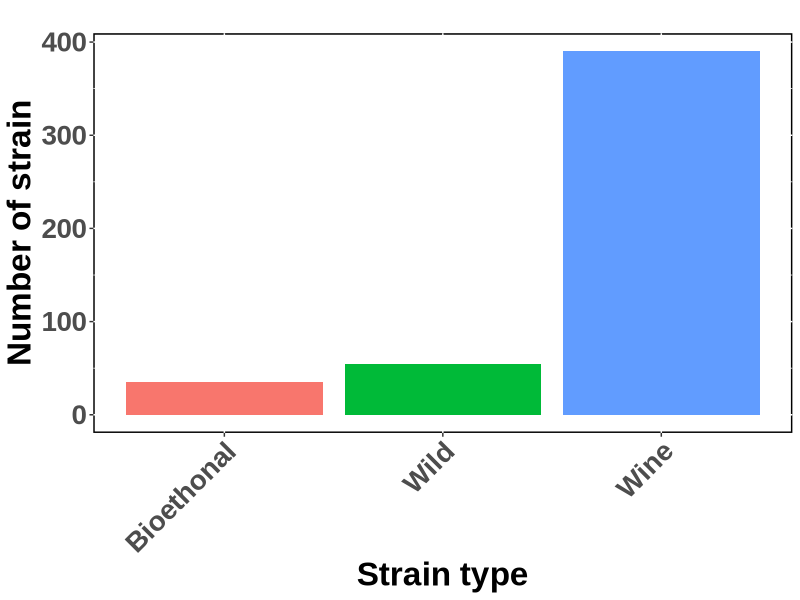
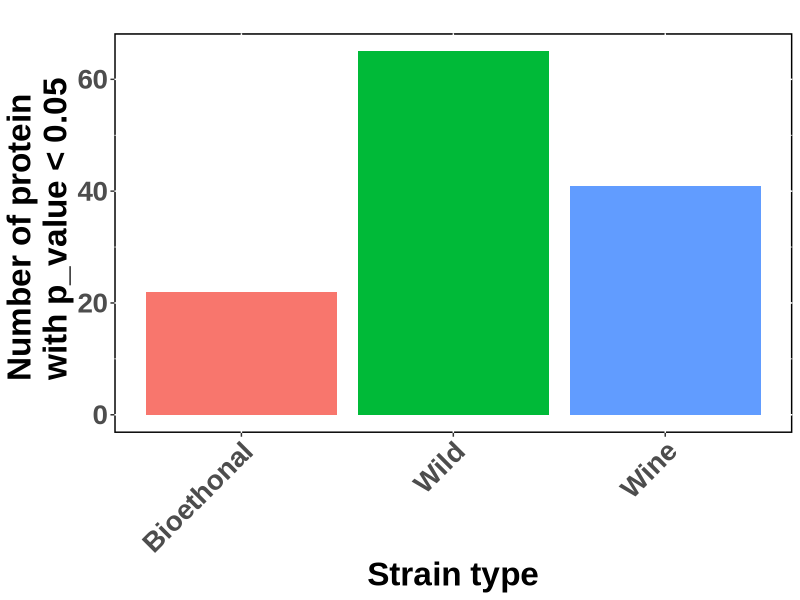
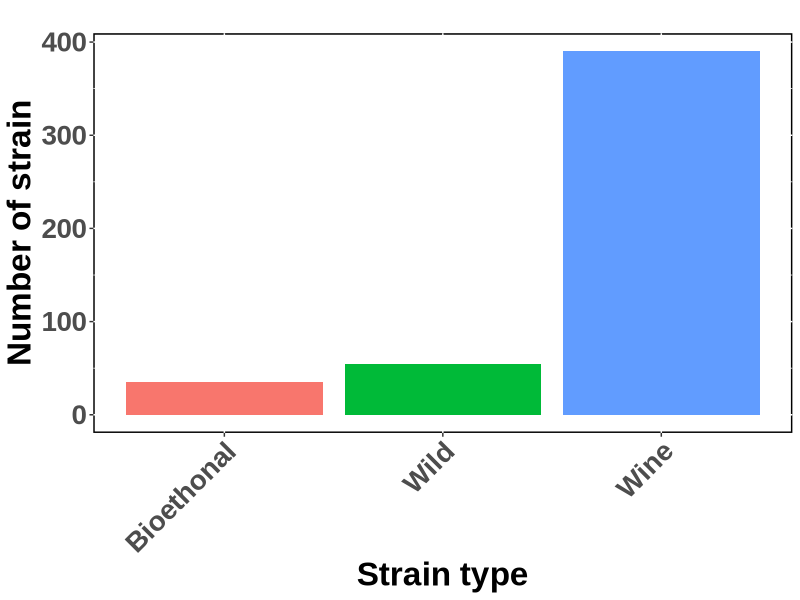
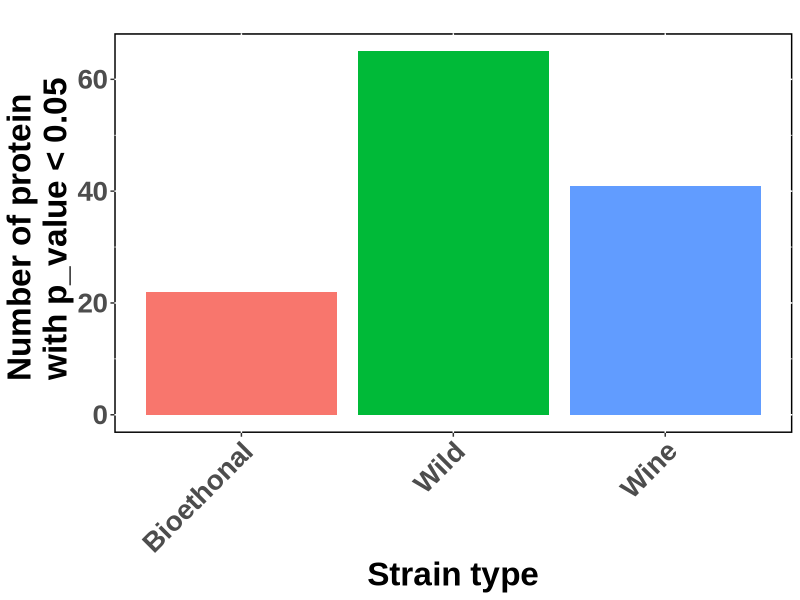

The R source for these figures, in order:
library(tidyverse)
a <- c(35,54,390)
b<- c('Bioethonal','Wild', 'Wine')
strain_choosed <- data.frame(strain = b, number = a, stringsAsFactors = FALSE)
ggplot(strain_choosed, aes(strain, number, fill=strain)) +
  geom_col() +
  xlab('Strain type') +
  ylab('Number of strain') +
  theme(axis.text=element_text(size=20,face="bold", family="Arial"),
        axis.title=element_text(size=24,face="bold", family="Arial"),
        legend.text = element_text(size=20,face="bold", family="Arial")) +
  ggtitle('') +
  theme(panel.background = element_rect(fill = "white", color="black", size = 1)) +
  theme(legend.position = '') +
  theme(axis.text.x = element_text(angle = 45, hjust = 1))

ggsave(out <- paste('result/','strain number for the clumps analysis','.eps', sep = ""), width=5, height=5, dpi=300)


c <- c(22,65,41)
b <- c('Bioethonal','Wild', 'Wine')
strain_choosed <- data.frame(strain = b, number = c, stringsAsFactors = FALSE)
ggplot(strain_choosed, aes(strain, number, fill=strain)) +
  geom_col() +
  xlab('Strain type') +
  ylab('Number of protein \n with p_value < 0.05') +
  theme(axis.text=element_text(size=20,face="bold", family="Arial"),
        axis.title=element_text(size=24,face="bold", family="Arial"),
        legend.text = element_text(size=20,face="bold", family="Arial")) +
  ggtitle('') +
  theme(panel.background = element_rect(fill = "white", color="black", size = 1)) +
  theme(legend.position = '') +
  theme(axis.text.x = element_text(angle = 45, hjust = 1))

ggsave(out <- paste('result/','protein number for the clumps analysis','.eps', sep = ""), width=5, height=5, dpi=300)